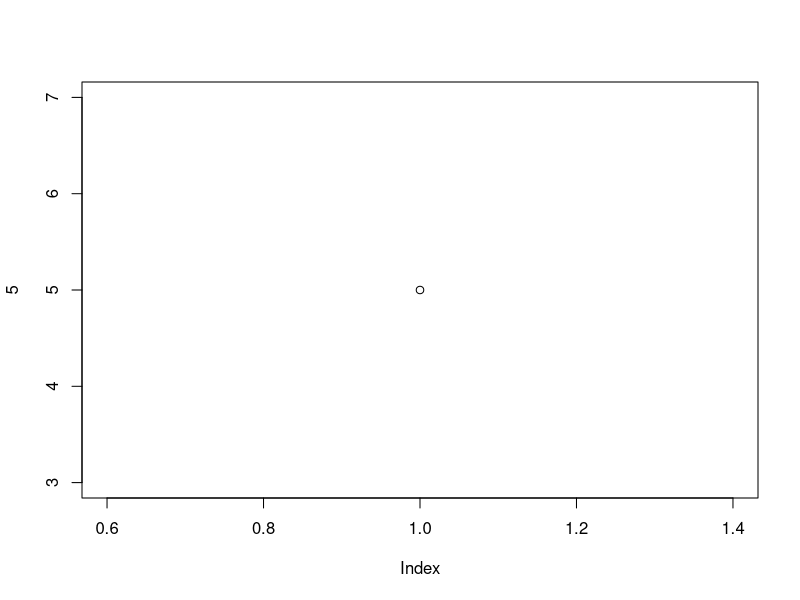
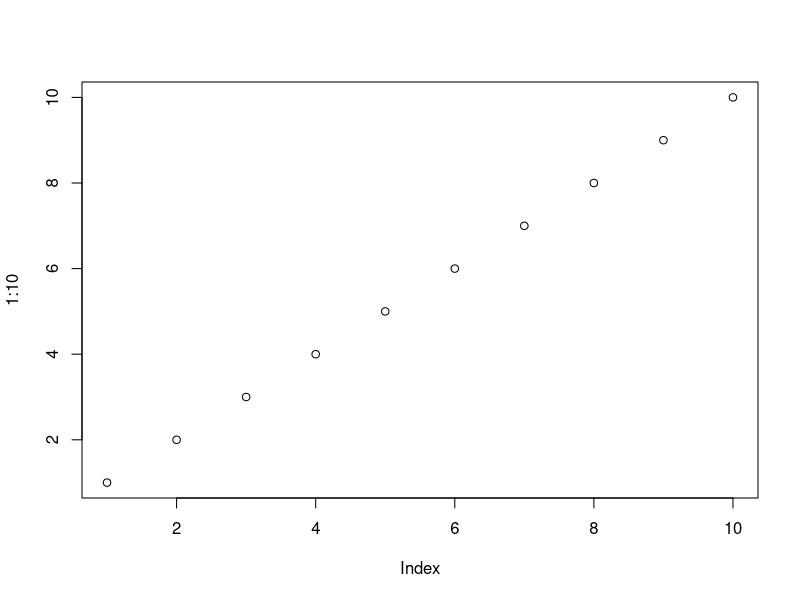

Recreate these plots in R, in order.
## ---- chunk 1
plot(5)
## ---- chunk 2
plot(1:10)
